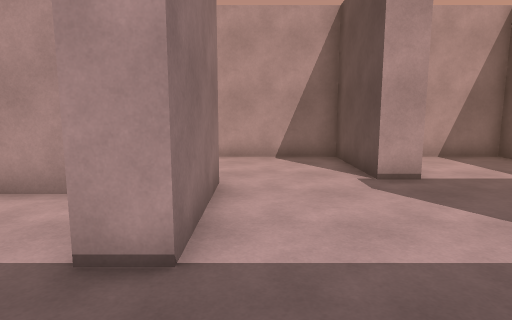
View 1 (above)

17 first-person views from a walk through a 3-D level made in the Unity game engine. The camera is 1.5 m above the floor, tilts 8° down and sees 75° across. The floor is counted in squares, 1 m on a side. Each view is taken from the middle of a square. On the plan, view 1 faces up. The plan holds only what a view shows up to about 15 squares ahead; the rest is blank. The player is left out. Surface patterns are stand-ins for the level's own textures.

View 2
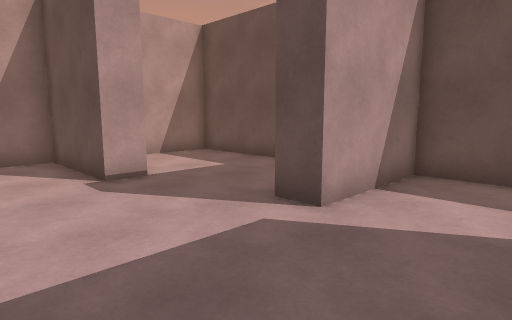

View 3
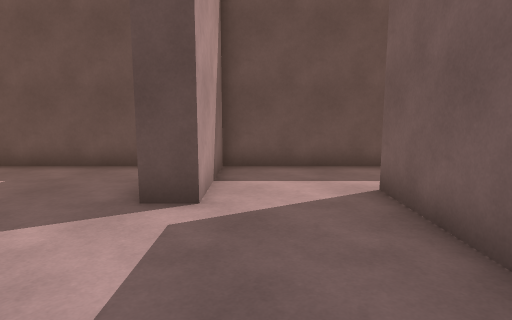

View 4
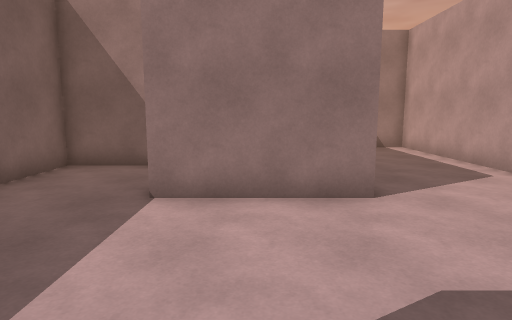

View 5
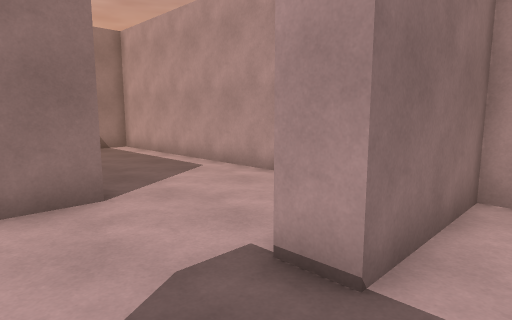

View 6
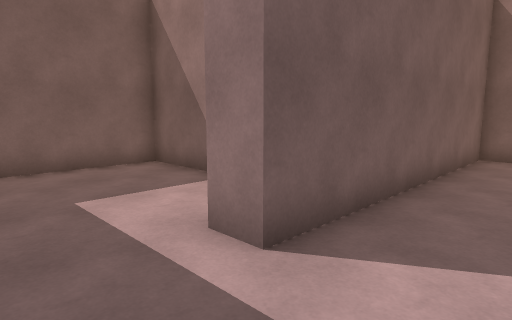

View 7
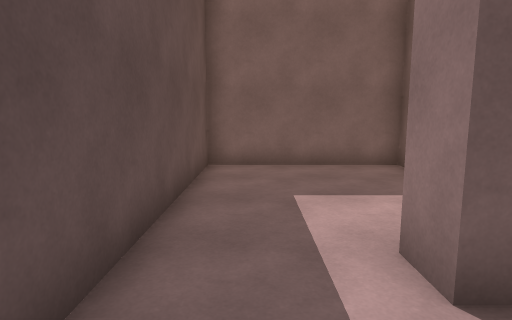

View 8
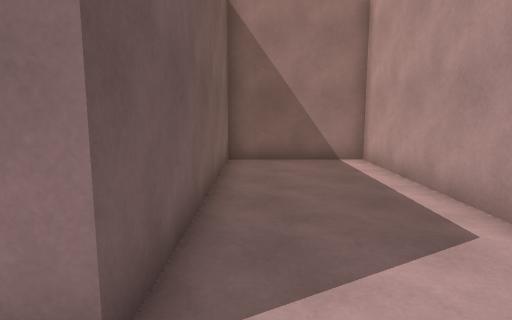

View 9
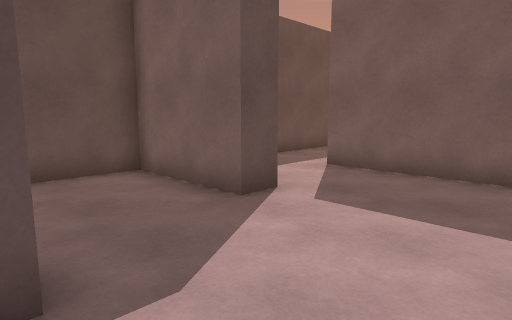

View 10
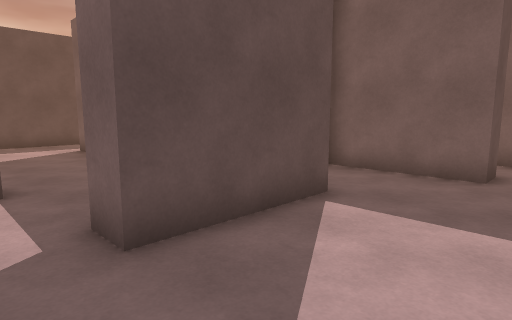

View 11
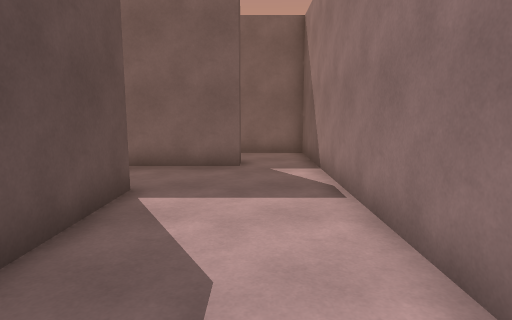

View 12
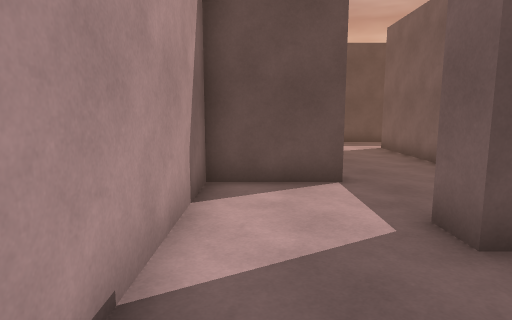

View 13
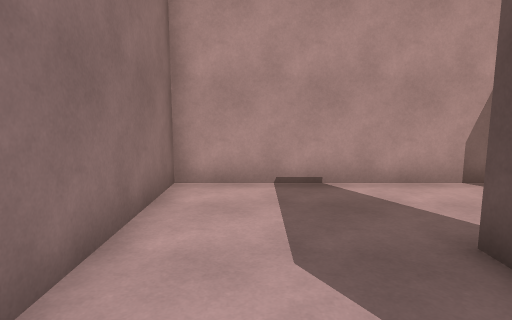

View 14
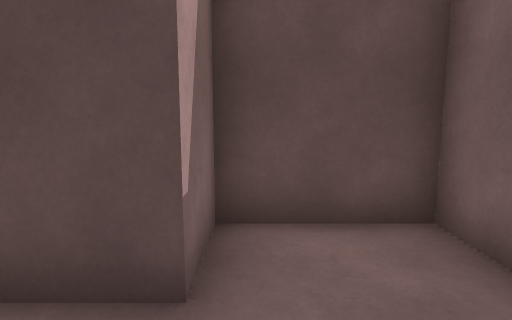

View 15
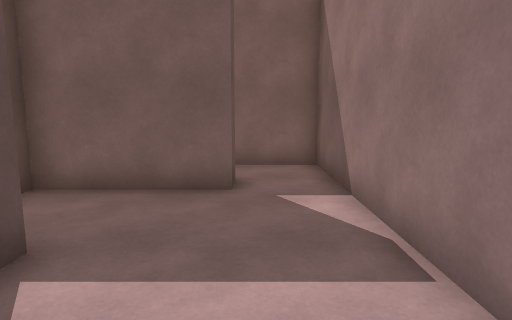

View 16
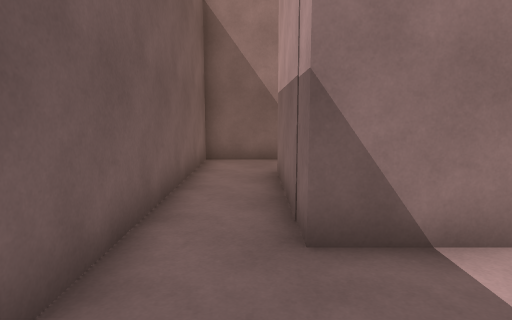

View 17
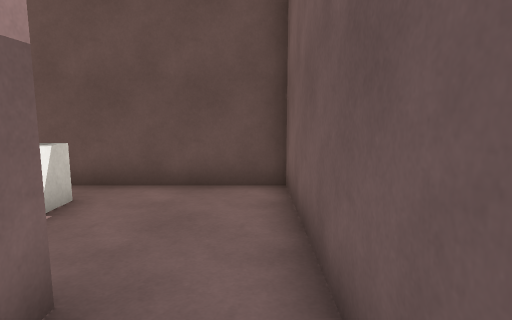

### Floor plan
Ten units are one square. View 1 is at (0, 0); x grows to the right and y downward. Boxes are objects, and circles mark ways between rooms. Rooms are numbered by the first view taken in them; rooms with no view inside come last. Other rooms are left out.
<svg viewBox="-103 -120 192 201">
<path fill="none" stroke="#000" d="M-45 -20 -45 4 54 4 54 15M38 -115 38 -75 28 -75 28 -115 -98 -115 -98 -71 -8 -71 -8 -31 -18 -31M28 49 28 76 84 76 84 -31 44 -31 44 -39 84 -39 84 -115 58 -115M-18 -31 -18 -61 -98 -61 -98 56M-75 54 -75 45 -36 45 -36 14 -55 14 -55 -26 -45 -26M-26 31 -26 54 -75 54M-98 56 -98 76 18 76 18 25"/>
<rect x="-5" y="25" width="20" height="20" fill="#bbb"><title>cube</title></rect>
<circle cx="-35" cy="-15" r="3" fill="#2a7"/>
<circle cx="-85" cy="50" r="3" fill="#2a7"/>
<text x="20" y="-40">1</text>
<text x="-70" y="-10">2</text>
<text x="-20" y="50">3</text>
</svg>
Room 1 opens to room 2. Room 2 opens to room 3.

Where each view was taken, in squares from view 1:
view 1: 0 up, 0 right, facing up
view 2: 0 up, 0 right, facing up-right
view 3: 2 up, 1 left, facing right
view 4: 5 up, 5 right, facing left
view 5: 5 up, 5 right, facing up-left
view 6: 2 up, 8 right, facing down-left
view 7: 2 up, 7 right, facing down
view 8: 8 up, 1 right, facing left
view 9: 8 up, 0 right, facing down-right
view 10: 4 up, 9 left, facing down-right
view 11: 5 up, 8 left, facing down
view 12: 5 up, 9 left, facing right
view 13: 1 down, 8 left, facing up
view 14: 2 down, 8 left, facing right
view 15: 2 up, 8 left, facing down
view 16: 6 down, 1 right, facing left
view 17: 7 down, 5 left, facing right
